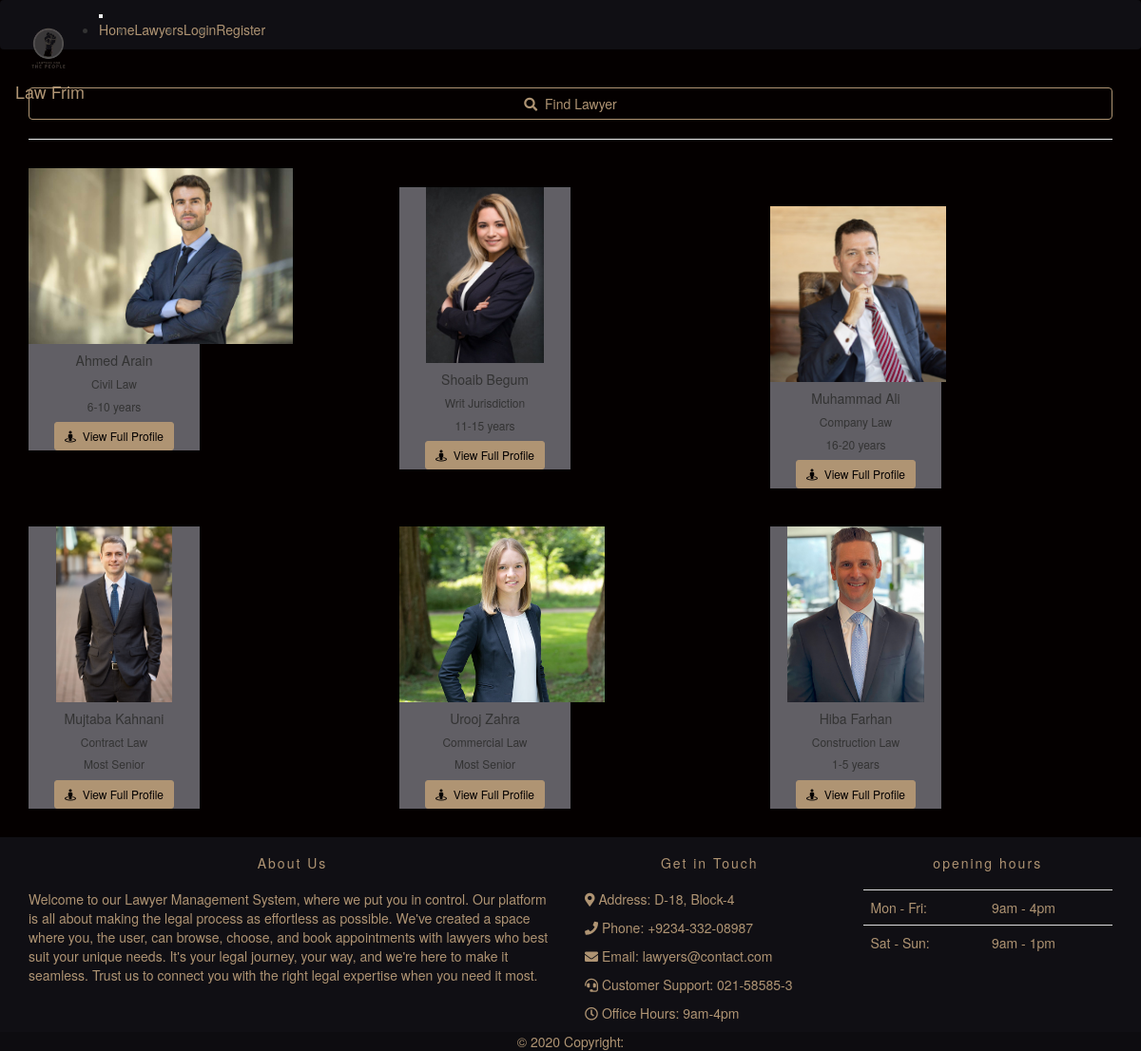
/lawyers.php, run on the app's committed database.
### tables this page shows
CREATE TABLE `lawyer` (
  `ID` int(11) NOT NULL,
  `lawyer_id` varchar(20) NOT NULL,
  `contact_Number` varchar(15) NOT NULL,
  `university_College` varchar(100) NOT NULL,
  `degree` varchar(100) NOT NULL,
  `passing_year` varchar(100) NOT NULL,
  `full_address` varchar(200) NOT NULL,
  `city` varchar(50) NOT NULL,
  `zip_code` varchar(50) NOT NULL,
  `practise_Length` varchar(100) NOT NULL,
  `case_handle` varchar(500) NOT NULL,
  `speciality` varchar(100) NOT NULL,
  `image` varchar(150) NOT NULL
);

CREATE TABLE `user` (
  `u_id` varchar(20) NOT NULL,
  `first_Name` varchar(100) NOT NULL,
  `last_Name` varchar(100) NOT NULL,
  `email` varchar(100) NOT NULL,
  `password` varchar(100) NOT NULL,
  `status` varchar(100) NOT NULL,
  `role` varchar(100) NOT NULL
);

### lawyers.php (the view, shortened to what this page needs)
<!doctype html>
<html lang="en">
	<head>
		<link rel="stylesheet" href="https://use.fontawesome.com/releases/v5.8.1/css/all.css">
		<link rel="stylesheet" href="css/all.css">
		<link rel="stylesheet" href="css/simple-sidebar.css">
		<link rel="stylesheet" href="css/bootstrap.css">
		<link rel="stylesheet" href="css/style.css">
		<link rel="stylesheet" href="css/media.css">
	</head>
	<body>
		<?php include "header.php"; ?>
		<div style = "text-align:center";>
		    <div class="" id="wrapper">
				<section class="bg-color" style="background-color:#040000;">
					<div class="container">
					<br/>
					<div class="d-grid" hh4><a href="searchLawyer.php"type="submit" class="btn btn-md btn-block butmain"><i class="fa fa-search"></i>&nbsp; Find Lawyer</a></div>
					<hr/>
						<div class="row " >
							<?php
       $conn = connect();
       $result = mysqli_query($conn, "SELECT * FROM user,lawyer WHERE user.u_id=lawyer.lawyer_id AND user.status='Active'");
       while ($row = mysqli_fetch_array($result)) { ?>
								<div class="col-md-4 c3">
									<div class="card" style="width: 18rem;">
										<img src="images/upload/<?php echo $row["image"]; ?>" class="card-img-top cusimg img-fluid" alt="img">
										<div class="card-body">
											<h5 class="card-title"><?php echo $row["first_Name"]; ?> <?php echo $row["last_Name"]; ?></h5>
											<h6 class="card-title"><?php echo $row["speciality"]; ?></h6>
											<h6 class="card-title"><span><?php echo $row["practise_Length"]; ?></span></h6>
											<a class="btn btn-sm butcol" href="single_lawyer.php?u_id=<?php echo $row["u_id"]; ?>"><i class="fa fa-street-view"></i>&nbsp; View Full Profile</a>
										</div>
									</div>
								</div>
								<br>
								<?php }
       ?>
						</div>
					</div>
				</section>
			</div>
		</div>
	</body>
		<?php include "footer.php"; ?>
	</body>
</html>

### header.php (shortened to what this page needs)
<nav class="navbar navbar-dark bg-success">
			<a class="navbar-brand" href="index.php">
				<img src="images/logo.png"
					width="70" height="70" alt="logo">
			</a>
			<button class="navbar-toggler" type="button" data-toggle="collapse" data-target="#navbar-list"
				aria-controls="navbarNav" aria-expanded="false" aria-label="Toggle navigation">
			</button>
			<div class="collapse navbar-collapse" id="navbar-list">
				<ul class="navbar-nav">
				    <li class="active">
						<a class="nav-link cus-a" href="index.php">Home <span class="sr-only">(current)</span></a>
						</li>
						<li class="">
							<a class="nav-link cus-a" href="lawyers.php">Lawyers</a>
						</li>
						<?php if(isset($_SESSION['login']) && $_SESSION['login'] == TRUE){ ?>
						<li class="">
							<a class="nav-link cus-a" href="user_dashboard.php">Dashboard</a>
						</li>
						<li class="">
							<a class="nav-link cus-a" href="logout.php">Logout</a>
						</li>
					<?php }else{ ?>
						    <li class="">
							 <a class="nav-link cus-a" href="login.php">Login</a>
						    </li>
						    <li class="nav-item dropdown">
							 <a class="nav-link dropdown-toggle cus-a" href="#" id="navbarDropdown" role="button"
								data-toggle="dropdown" aria-haspopup="true" aria-expanded="false">
								Register
							 </a>
						</li>
					<?php }?>
				</ul>
			</div>
		</nav>

### footer.php
<footer style="background-color: #100f14;">
		<div class="container p-4">
			<div class="row">
				<div class="col-lg-6 col-md-12 mb-4">
					<h5 class="mb-3" style="letter-spacing: 2px; color:#af9473;">About Us</h5>
    					<p style="color:#af9473;">Welcome to our Lawyer Management System, where we put you in control. Our platform is all about
						making the legal process as effortless as possible. We've created a space where you, the user,
						can browse, choose, and book appointments with lawyers who best suit your unique needs. It's
						your legal journey, your way, and we're here to make it seamless. Trust us to connect you with
						the right legal expertise when you need it most.</p>
				</div>
				<div class="col-lg-3 col-md-6 mb-4">
					<h5 class="mb-3" style="letter-spacing: 2px; color:#af9473;">Get in Touch</h5>
					<ul class="list-unstyled mb-0">
						<div class="contact-details">
							<p style="color:#af9473;"><i class="fas fa-map-marker-alt"></i> Address: D-18, Block-4</p>
							<p style="color:#af9473;"><i class="fas fa-phone"></i> Phone: +9234-332-08987</p>
							<p style="color:#af9473;"><i class="fas fa-envelope"></i> Email: lawyers@contact.com</p>
							<p style="color:#af9473;"><i class="fas fa-headset"></i> Customer Support: 021-58585-3</p>
							<p style="color:#af9473;"><i class="far fa-clock"></i> Office Hours: 9am-4pm</p>
						</div>
					</ul>
				</div>
				<div class="col-lg-3 col-md-6 mb-4">
					<h5 class="mb-1" style="letter-spacing: 2px; color:#af9473;">opening hours</h5>
					<table class="table" style="color:#af9473; border-color: #666;">
						<tbody>
							<tr>
								<td>Mon - Fri:</td>
								<td>9am - 4pm</td>
							</tr>
							<tr>
								<td>Sat - Sun:</td>
								<td>9am - 1pm</td>
							</tr>
						</tbody>
					</table>
				</div>
			</div>
		</div>
		<div class="text-center p-3" style="background-color: rgba(0, 0, 0, 0.2);">
			© 2020 Copyright:
		</div>
	</footer>

### css/all.css (style rules this page uses)
.fa,.fab,.fal,.far,.fas { -moz-osx-font-smoothing:grayscale;-webkit-font-smoothing:antialiased;display:inline-block;font-style:normal;font-variant:normal;text-rendering:auto;line-height:1 }
.fa-clock:before { content:"\f017" }
.fa-envelope:before { content:"\f0e0" }
.fa-headset:before { content:"\f590" }
.fa-map-marker-alt:before { content:"\f3c5" }
.fa-phone:before { content:"\f095" }
.fa-search:before { content:"\f002" }
.fa-street-view:before { content:"\f21d" }
.far { font-weight:400 }
.fa,.far,.fas { font-family:"Font Awesome 5 Free" }
.fa,.fas { font-weight:900 }

### css/simple-sidebar.css (style rules this page uses)
body { overflow-x: hidden; }

### css/style.css (style rules this page uses)
* { margin: 0; padding: 0; }
html { height: 100% !important; }
body { display: flex !important; min-height: 100% !important; flex-direction: column; background-color:#040000 !important ; }
.bg-color { background-color: #040000 !important; }
.cus-a { color: #af9473 ; }
.card { background-color: #615f65; }
.cusimg { height: 185px; }
footer { margin-top: auto; background-color: black; color: #af9473 !important; }
footer h5 { text-align: center; margin: 20px 0px; }
.butcol { color: #040000; background-color: #af9473; border-color: #af9473; }
.butmain { color: #af9473; border-color: #af9473; }
.c3 { margin-top: 4rem; bottom: 3rem; }

### header.php (style rules this page uses)
nav.navbar.navbar-dark.bg-success { background-color: #100f14 !important ; }
.navbar-dark .navbar-brand { color: #af9473; }
.cus-a { color: #af9473 !important; }

### data on the page
lawyer: image (picture), lawyer.first_Name "Ahmed", lawyer.last_Name "Arain", speciality "Civil Law", practise_Length "6-10 years"
lawyer: image (picture), lawyer.first_Name "Shoaib", lawyer.last_Name "Begum", speciality "Writ Jurisdiction", practise_Length "11-15 years"
lawyer: image (picture), lawyer.first_Name "Muhammad", lawyer.last_Name "Ali", speciality "Company Law", practise_Length "16-20 years"
lawyer: image (picture), lawyer.first_Name "Mujtaba", lawyer.last_Name "Kahnani", speciality "Contract Law", practise_Length "Most Senior"
lawyer: image (picture), lawyer.first_Name "Urooj", lawyer.last_Name "Zahra", speciality "Commercial Law", practise_Length "Most Senior"
lawyer: image (picture), lawyer.first_Name "Hiba", lawyer.last_Name "Farhan", speciality "Construction Law", practise_Length "1-5 years"
